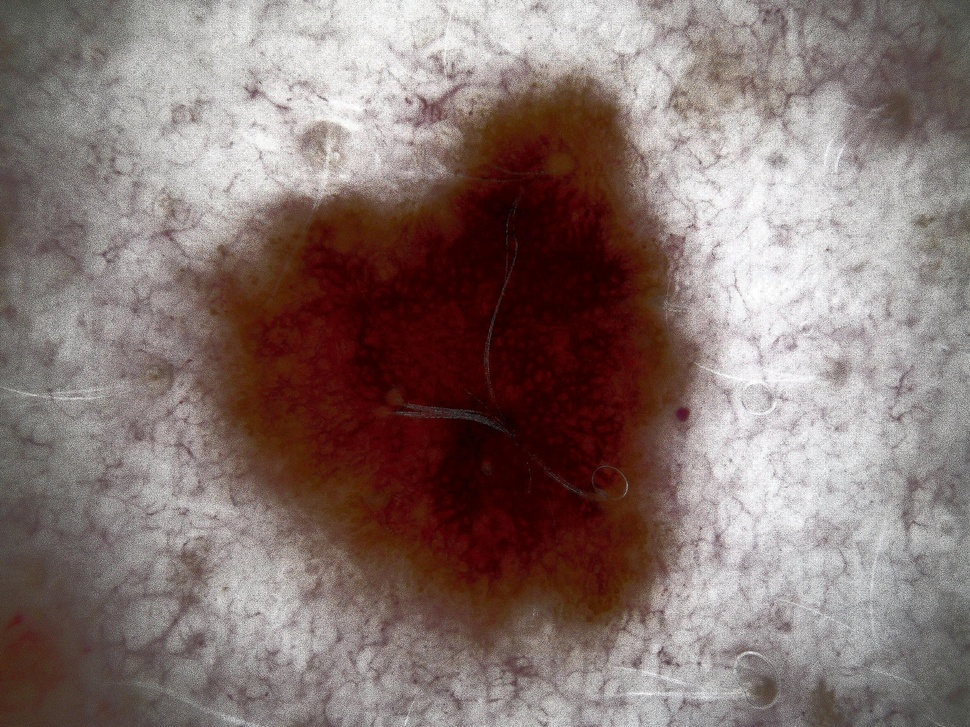
#> input picture Mohamed/images/102.jpg, 970 x 727 px, shrunk from 3072 x 2304 before the run; its folder holds only this picture in this run
$ python -i IA.py   (imports and definitions only)
#> lines starting #> are read from the running program, lines starting #| are printed output that depends on the picture; after the words box and inside, x2 and y2 are one past the last pixel; in counts of white or black regions, pixels touching at a corner belong together
#> further down, picture is the input picture: shape (727, 970, 3); mean B, G, R 113.1, 116.7, 134.3
import cv2
import numpy as np
import pandas as pd
import glob


def extract_features(image):
    # Réduire le bruit de l'image en appliquant un flou gaussien
    blurred_image = cv2.GaussianBlur(image, (5, 5), 0)

    # Appliquer la détection de contours pour extraire les contours de l'image
    edges = cv2.Canny(blurred_image, 50, 150)
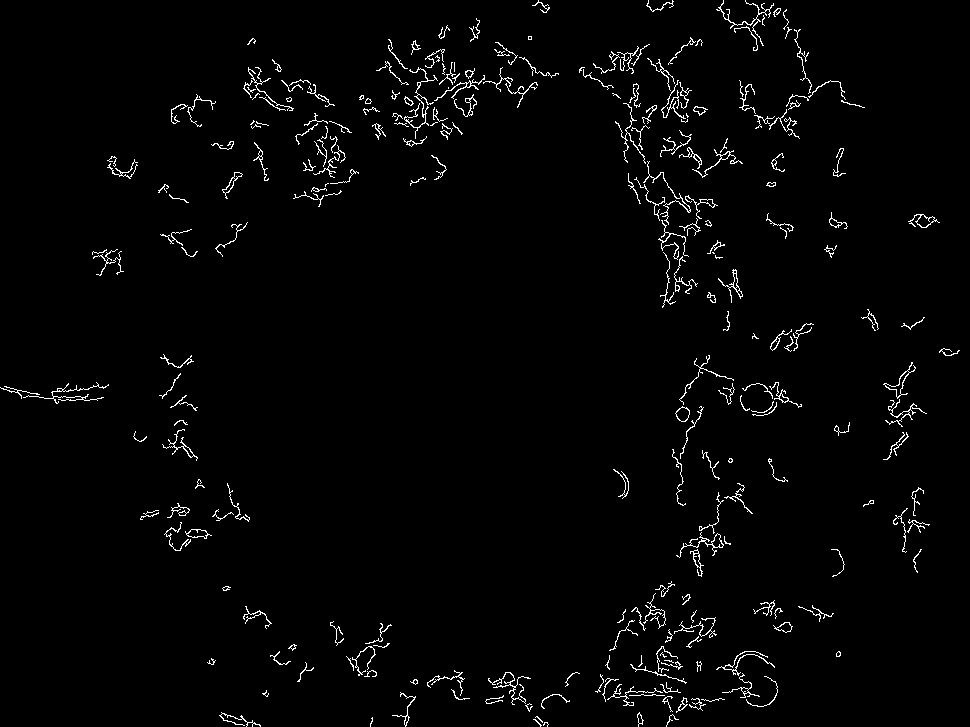
#> edges: shape (727, 970); 2.1% white in thin lines or dots

    # Trouver les contours dans l'image
    contours, _ = cv2.findContours(edges, cv2.RETR_EXTERNAL, cv2.CHAIN_APPROX_SIMPLE)
#> contours = 256 contours, 178 with area under 20; largest, box (x1, y1, x2, y2) and area: (883, 362, 916, 399) 171, (908, 214, 940, 228) 156, (675, 406, 690, 422) 148, (676, 532, 724, 558) 136, (185, 529, 212, 539) 134

    # Calculer les caractéristiques géométriques des contours
    if len(contours) > 0:
        contour = max(contours, key=cv2.contourArea)
#> contour = contour of 78 points, box (x1, y1, x2, y2) (883, 362, 916, 399), area 171
        area = cv2.contourArea(contour)
#> area = 171
        perimeter = cv2.arcLength(contour, True)
#> perimeter = 154
        circularity = 4 * np.pi * area / (perimeter ** 2)
#> circularity = 0.0906
    else:
        area = 0
        perimeter = 0
        circularity = 0

    # Calculer les histogrammes de couleur pour obtenir des caractéristiques de couleur
    hist_b = cv2.calcHist([image], [0], None, [25], [0, 25])
#> hist_b = 25 values, max 27296 at index 0, min 1111 at index 22, mean 6033.6
    hist_g = cv2.calcHist([image], [1], None, [25], [0, 25])
#> hist_g = 25 values, max 27290 at index 0, min 1680 at index 16, mean 4546.7
    hist_r = cv2.calcHist([image], [2], None, [25], [0, 25])
#> hist_r = 25 values, max 137 at index 24, min 0 at index 0, mean 19.72

    # Concaténer toutes les caractéristiques extraites en un vecteur
    features = np.concatenate([hist_b.flatten(), hist_g.flatten(), hist_r.flatten(), [area, perimeter, circularity]])
#> features = 78 values, max 27296 at index 0, min 0 at index 50, mean 3401.6

    return features


# Chemin vers le dossier contenant les images
dossier_images_2016 = "C:/Users/Alexandre/Downloads/archive2016/*.jpg"  # Modifier le chemin et le motif selon vos besoins
dossier_images_2017 = "C:/Users/Alexandre/Downloads/archive2017/*.jpg"  # Modifier le chemin et le motif selon vos besoins
dossier_malignant_2016 = "C:/Users/Alexandre/Downloads/malignant_2016/*.jpg"  # Modifier le chemin et le motif selon vos besoins
kaggle_benign = "C:/Users/Alexandre/Downloads/kaggle/NotMelanoma/*.jpg"  # Modifier le chemin et le motif selon vos besoins
kaggle_malignant = "C:/Users/Alexandre/Downloads/kaggle/Melanoma/*.jpg"  # Modifier le chemin et le motif selon vos besoins

# Liste pour stocker les images chargées
images = []

# [1 line that did not run here, left out]
# [1 line that did not run here, left out]
# [1 line that did not run here, left out]
# [1 line that did not run here, left out]
# [1 line that did not run here, left out]

# [1 line that did not run here, left out]
# [1 line that did not run here, left out]
# [1 line that did not run here, left out]
# [1 line that did not run here, left out]
# [1 line that did not run here, left out]
mentions_images = []

X = []
y = []

# [121 lines not run here, left out]


from sklearn.ensemble import RandomForestClassifier
from sklearn.svm import SVC

# Préparez vos données d'entraînement X et les étiquettes y correspondantes

# Initialisez le modèle RandomForestClassifier
model = RandomForestClassifier()
#model= SVC(kernel='linear')
X=np.array(X)
y=np.array(y)
# Entraînez le modèle sur vos données d'entraînement
# [1 line not run here, left out]


dossier_test = "C:/Users/Alexandre/Downloads/TestIA/*.jpg"
# [18 lines not run here, left out]

# Charger et prétraiter la nouvelle image
#nouvelle_image = cv2.imread("C:/Users/Alexandre/Downloads/archiveTest/Test1.jpg")
#nouvelle_image_gray = cv2.cvtColor(nouvelle_image, cv2.COLOR_BGR2GRAY)

>>> import cv2
>>> picture = cv2.imread('Mohamed/images/102.jpg')
>>> result = extract_features(picture)
#> result has the same summary as features in extract_features

$ run again, on Mohamed/images/110.jpg
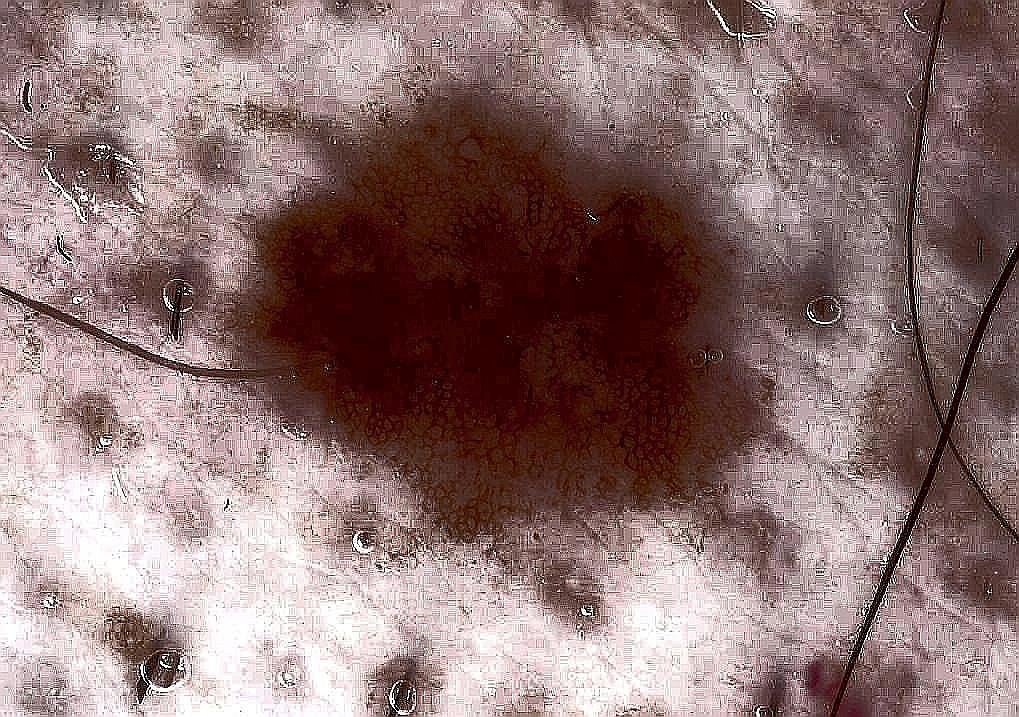
#> input picture Mohamed/images/110.jpg, 1019 x 717 px
#> picture is the input picture: shape (717, 1019, 3); mean B, G, R 115.1, 116.1, 142
#> in extract_features, `edges = cv2.Canny(blurred_image, 50, 150)`:
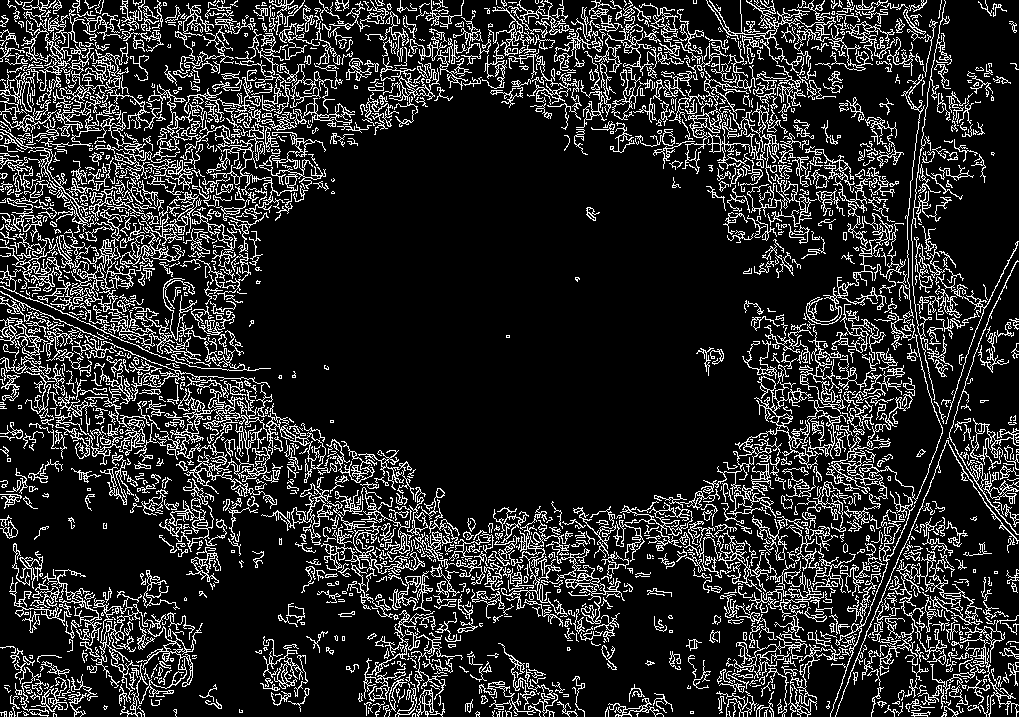
#> edges: shape (717, 1019); 16.2% white in thin lines or dots
#> contours = 1852 contours, 1410 with area under 20; largest, box (x1, y1, x2, y2) and area: (701, 326, 846, 495) 1753, (203, 396, 337, 473) 993, (896, 548, 982, 625) 959, (148, 84, 326, 219) 875, (70, 208, 136, 315) 828
#> contour = contour of 1825 points, box (x1, y1, x2, y2) (701, 326, 846, 495), area 1753
#> area = 1753
#> perimeter = 3429.1
#> circularity = 0.00187
#> hist_b = 25 values, max 39301 at index 0, min 2208 at index 24, mean 5732
#> hist_g = 25 values, max 41779 at index 0, min 2340 at index 10, mean 4802.2
#> hist_r = 25 values, max 958 at index 17, min 13 at index 2, mean 441.4
#> features = 78 values, max 41779 at index 25, min 0.00187 at index 77, mean 3584.3
#> result has the same summary as features in extract_features

$ run again, on Mohamed/images/113.jpg
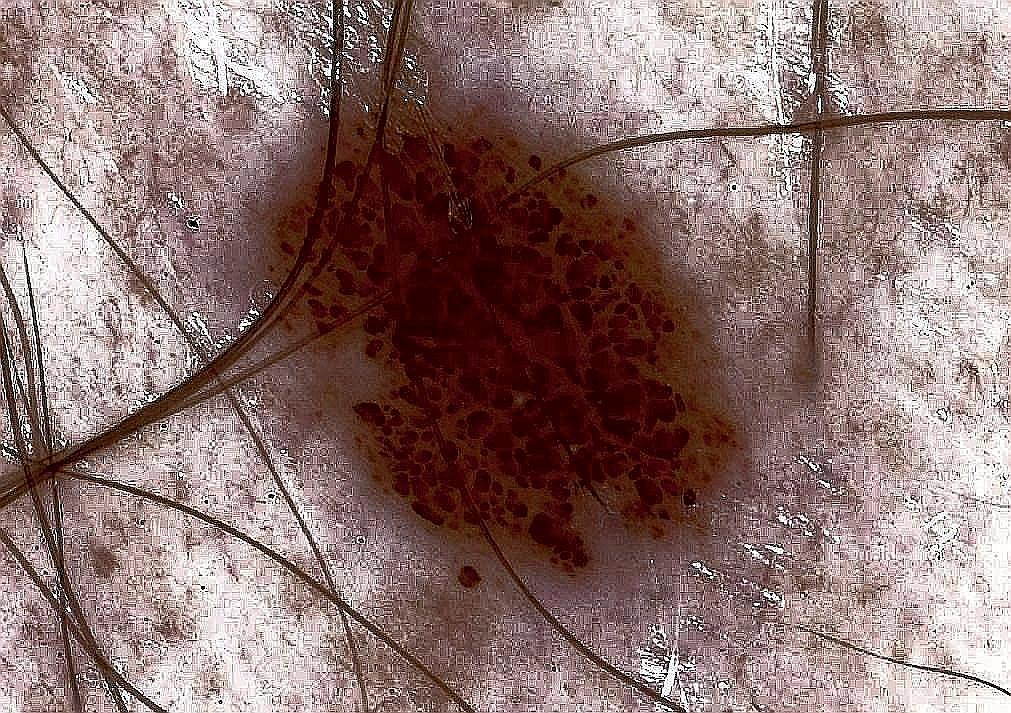
#> input picture Mohamed/images/113.jpg, 1011 x 713 px
#> picture is the input picture: shape (713, 1011, 3); mean B, G, R 112.4, 115.2, 140.7
#> in extract_features, `blurred_image = cv2.GaussianBlur(image, (5, 5), 0)`:
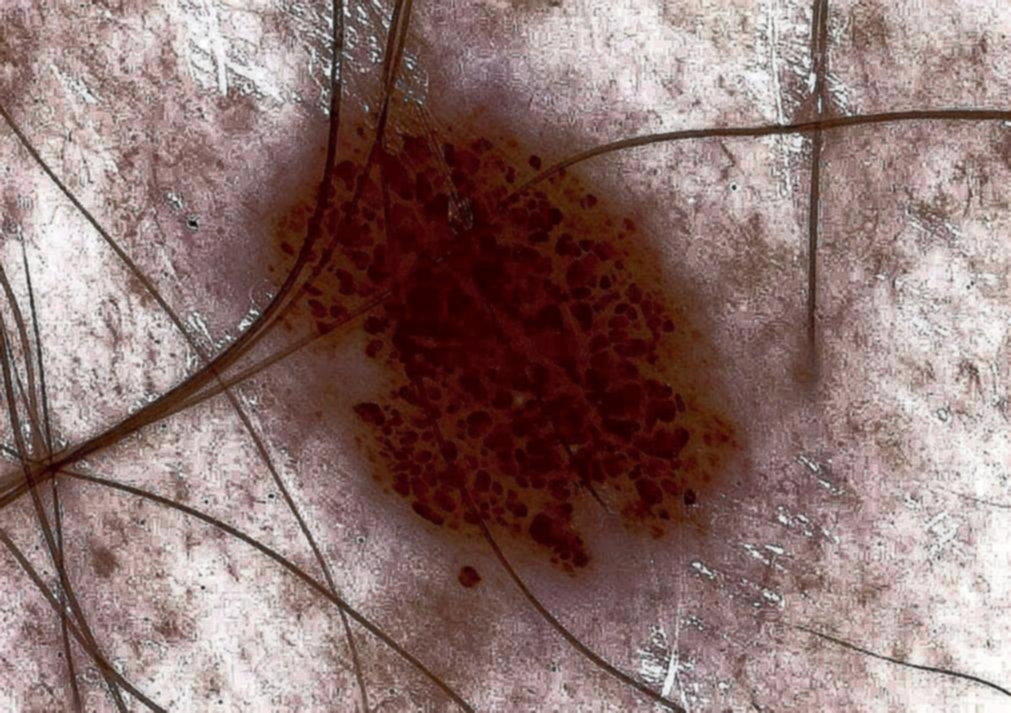
#> blurred_image: shape (713, 1011, 3); mean B, G, R 112.4, 115.2, 140.7
#> in extract_features, `edges = cv2.Canny(blurred_image, 50, 150)`:
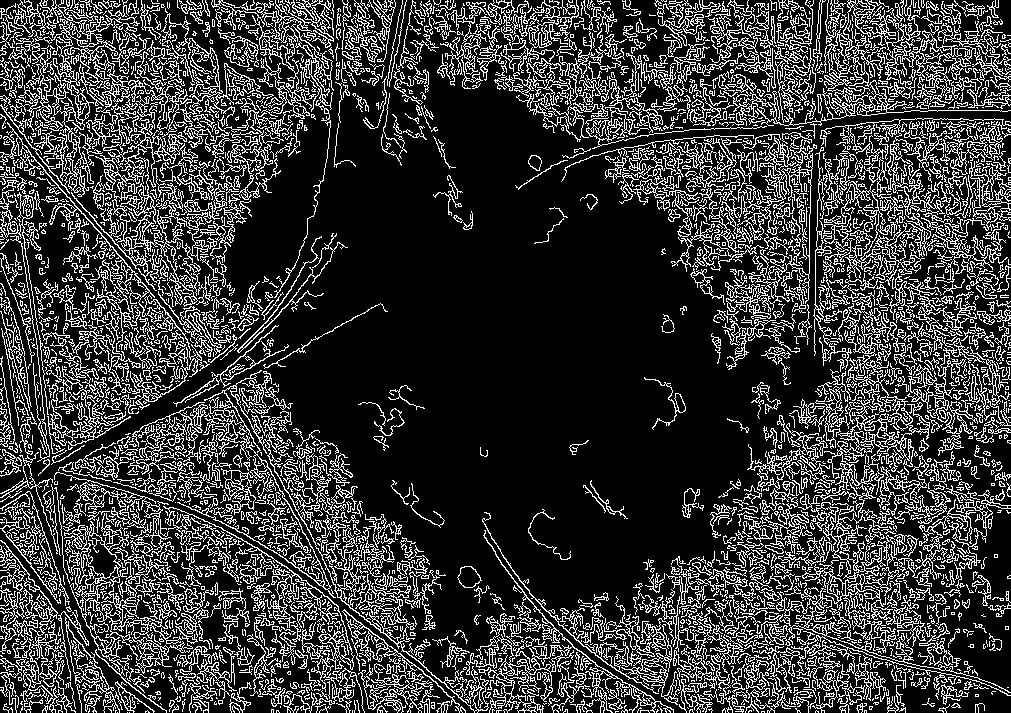
#> edges: shape (713, 1011); 22.1% white in thin lines or dots
#> contours = 2605 contours, 2121 with area under 20; largest, box (x1, y1, x2, y2) and area: (71, 106, 229, 307) 5349, (64, 521, 193, 713) 4412, (8, 0, 180, 197) 4170, (177, 370, 489, 713) 4032, (738, 0, 1011, 126) 2712
#> contour = contour of 2415 points, box (x1, y1, x2, y2) (71, 106, 229, 307), area 5349
#> area = 5349
#> perimeter = 4421
#> circularity = 0.00344
#> hist_b = 25 values, max 47389 at index 0, min 2685 at index 24, mean 6587.6
#> hist_g = 25 values, max 43447 at index 0, min 2408 at index 15, mean 5339.4
#> hist_r = 25 values, max 1388 at index 15, min 32 at index 2, mean 722.5
#> features = 78 values, max 47389 at index 0, min 0.00344 at index 77, mean 4179.6
#> result has the same summary as features in extract_features

$ run again, on Mohamed/images/114.jpg
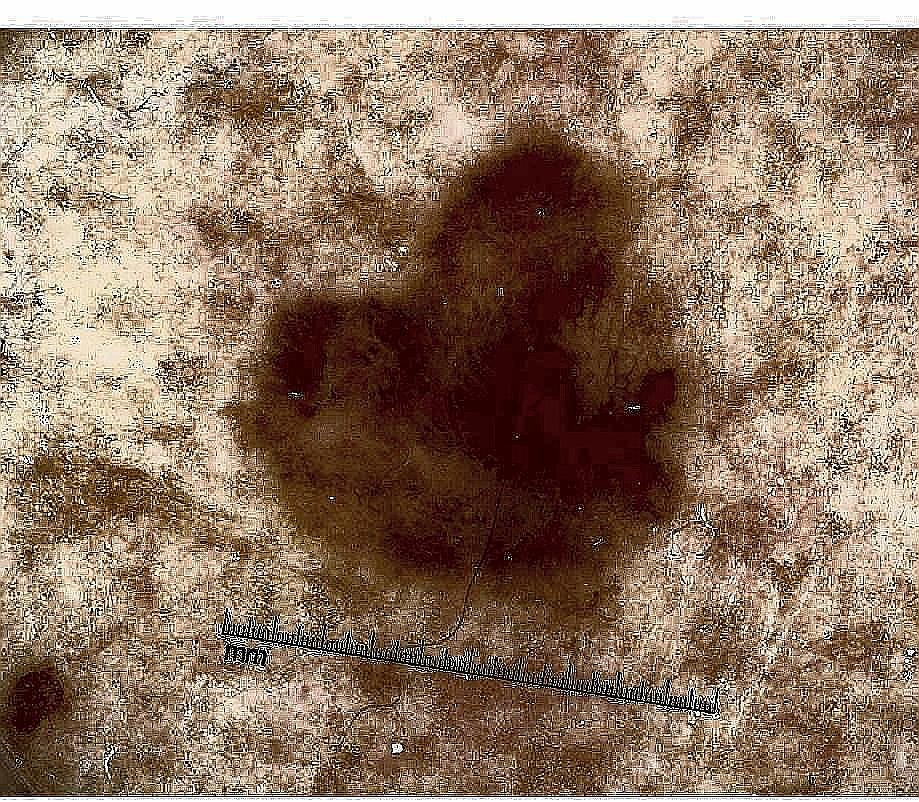
#> input picture Mohamed/images/114.jpg, 919 x 802 px
#> picture is the input picture: shape (802, 919, 3); mean B, G, R 100, 117.9, 141.3
#> in extract_features, `blurred_image = cv2.GaussianBlur(image, (5, 5), 0)`:
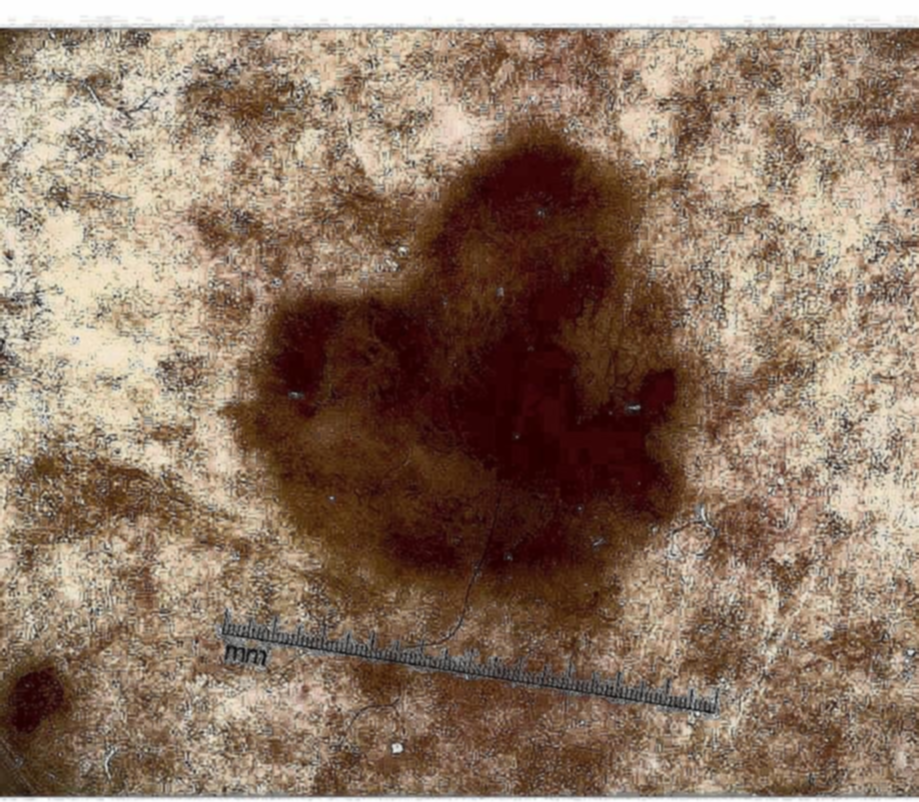
#> blurred_image: shape (802, 919, 3); mean B, G, R 100, 117.9, 141.3
#> in extract_features, `edges = cv2.Canny(blurred_image, 50, 150)`:
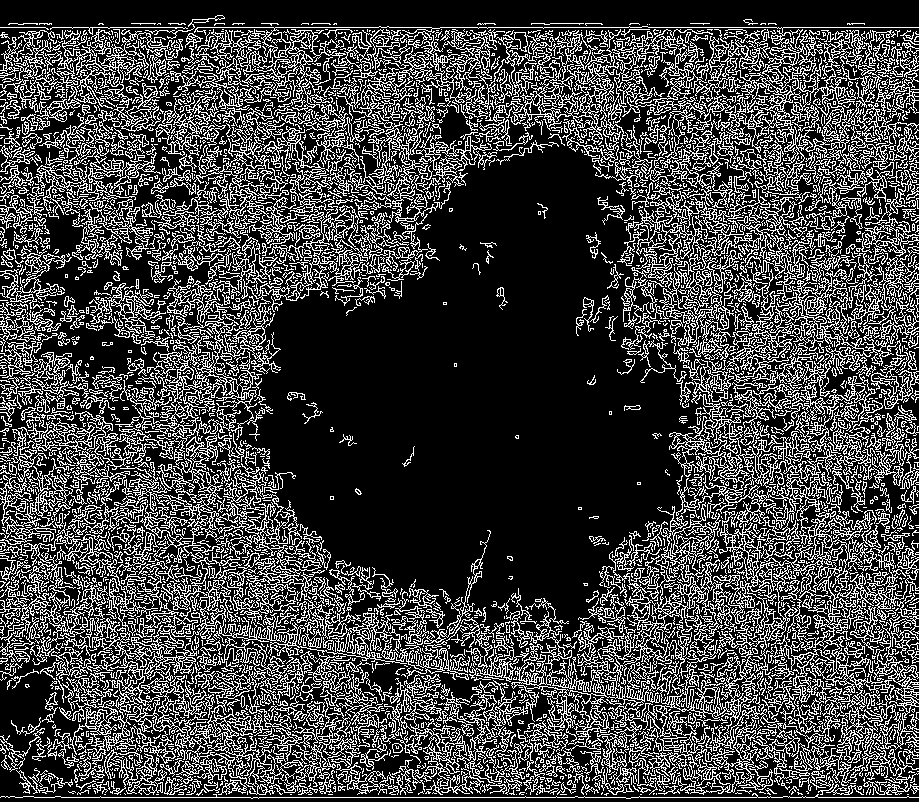
#> edges: shape (802, 919); 26.4% white in thin lines or dots
#> contours = 3254 contours, 2784 with area under 20; largest, box (x1, y1, x2, y2) and area: (669, 346, 919, 784) 15970, (170, 26, 919, 227) 8413, (623, 522, 851, 795) 6103, (70, 656, 307, 795) 4772, (158, 435, 407, 664) 4650
#> contour = contour of 10486 points, box (x1, y1, x2, y2) (669, 346, 919, 784), area 15970
#> area = 15970.5
#> perimeter = 19236.6
#> circularity = 0.000542
#> hist_b = 25 values, max 75623 at index 0, min 4122 at index 24, mean 8279.2
#> hist_g = 25 values, max 43224 at index 0, min 2893 at index 16, mean 5484.2
#> hist_r = 25 values, max 2694 at index 20, min 146 at index 2, mean 1389.1
#> features = 78 values, max 75623 at index 0, min 0.000542 at index 77, mean 5307.9
#> result has the same summary as features in extract_features
